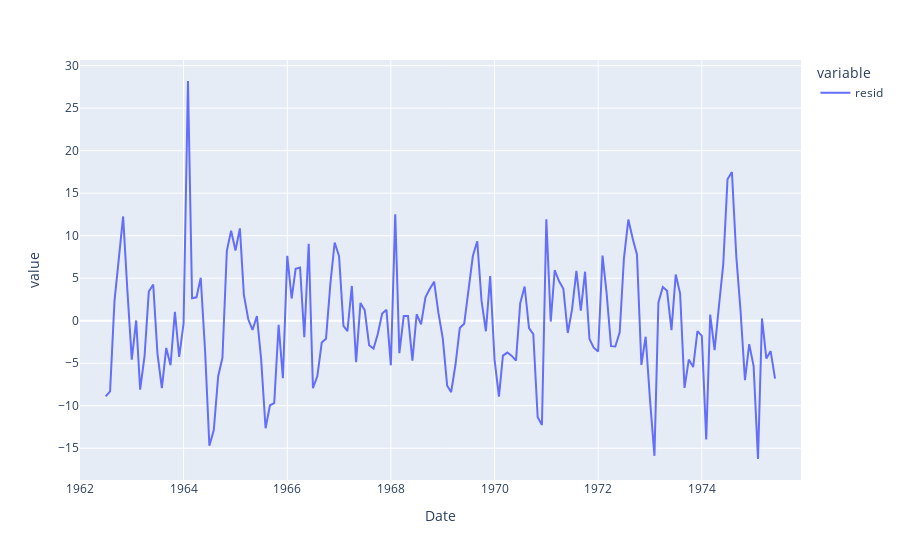

Here is the notebook cell this chart was saved with:
### Code cell
plt.plot(result.resid, kind="line")

### Figure 1 — Plotly figure (JSON) as saved in the notebook; plotly's stock layout.template omitted (floating-point values rounded to 4 significant figures; data arrays with more than 128 entries replaced by an {"elided": "..."} marker saying what was removed)
{"data": [{"hovertemplate": "variable=resid<br>Date=%{x}<br>value=%{y}<extra></extra>", "legendgroup": "resid", "line": {"color": "#636efa", "dash": "solid"}, "marker": {"symbol": "circle"}, "mode": "lines", "name": "resid", "orientation": "v", "showlegend": true, "type": "scatter", "x": {"elided": "168 str values"}, "xaxis": "x", "y": {"elided": "168 float values"}, "yaxis": "y"}], "layout": {"legend": {"title": {"text": "variable"}, "tracegroupgap": 0}, "margin": {"t": 60}, "xaxis": {"anchor": "y", "domain": [0, 1], "title": {"text": "Date"}}, "yaxis": {"anchor": "x", "domain": [0, 1], "title": {"text": "value"}}}}
